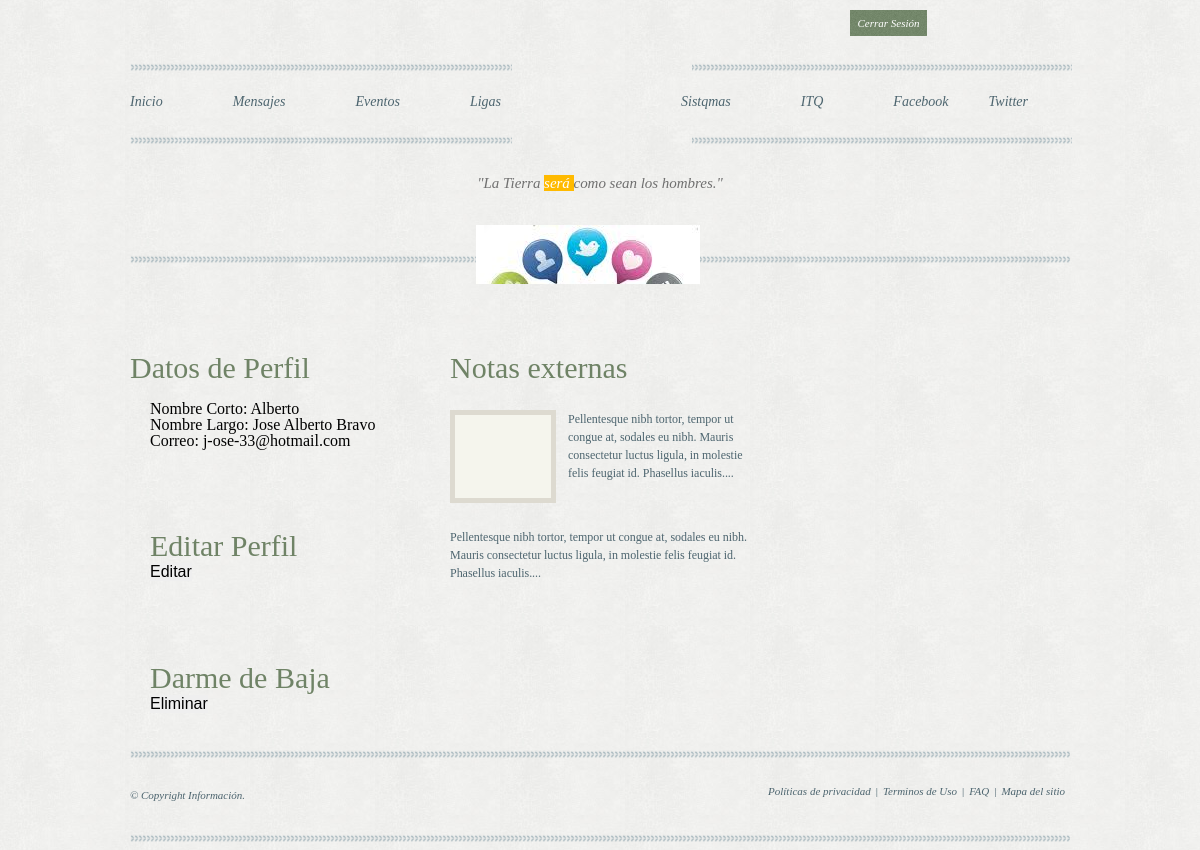
Page /php/perfil.php (signed in) on the committed database.
### tables this page shows
CREATE TABLE IF NOT EXISTS `usuarios` (
  `id_usuario` int(11) NOT NULL AUTO_INCREMENT,
  `nombre_corto` varchar(12) NOT NULL,
  `nombre_largo` varchar(50) NOT NULL,
  `contrasena` varchar(50) NOT NULL,
  `id_tipo_usuario` int(11) NOT NULL,
  `id_status` int(11) NOT NULL,
  `correo_e` varchar(50) NOT NULL,
  PRIMARY KEY (`id_usuario`)
);

### php/perfil.php (the view, shortened to what this page needs)
<?php
    require "funciones.php";
	$con=conectar();
?>
<!DOCTYPE html PUBLIC "-//W3C//DTD XHTML 1.0 Transitional//EN" "http://www.w3.org/TR/xhtml1/DTD/xhtml1-transitional.dtd">
<html xmlns="http://www.w3.org/1999/xhtml">
<head>
	<link href="../estilos/otro.css" rel="stylesheet" type="text/css" />
</head>
<body>
	<div class="centerAlign">
		<div class="smallWrap2">
			<form class='form1' method='post' action='salir.php'>
				<input name='btnS' type='submit' value='Cerrar Sesión' />
			</form>
		</div>
		<ul id="menu">
			<li><a href="../index.php">Inicio</a></li>
			<li><a href="vermensajes.php">Mensajes</a></li>
			<li><a href="#">Eventos</a></li>
			<li><a href="#">Ligas</a></li>
			<li class="ml"><a href="http://www.Sisteqmas.html">Sistqmas</a></li>
			<li><a href="http://www.itq.edu.mx">ITQ</a></li>
			<li><a href="http://www.facebook.com/mensajes.itq">Facebook</a></li>
			<li><a href="http://www.titter.com/mensajes.itq">Twitter</a></li>
		</ul>
		<p class="t1">"La Tierra <span>será </span> como sean los hombres."</p>
		<a href="#" class="dl"></a>
		<div class="smallWrap first">
			<h2>Datos de Perfil</h2>
			<?php
							$select = update_usuario($con,$_SESSION['id_usuario']);
							while($muestra = mysqli_fetch_array($select)){
								echo "<div class=smallWrap>
										<br>Nombre Corto: ".$muestra['nombre_corto']."
										<br>Nombre Largo: ".$muestra['nombre_largo']."
										<br>Correo: ".$muestra['correo_e']."
									</div>";
							}
				echo "<div class=smallWrap>
						<h2>Editar Perfil</h2>
						<form name='nuevo_registro' method='post' action='modificar_usuario.php?id_usuario=".$_SESSION['id_usuario']."&origen=perfil'>
							<input name='editar' type='submit' value='Editar'>
						</form></div>";
				echo "<div class=smallWrap>
						<h2>Darme de Baja</h2>
						<form name='nuevo_registro' method='post' action='eliminar_usuario.php?id_usuario=".$_SESSION['id_usuario']."&origen=perfil'>
							<input name='Eliminar' type='submit' value='Eliminar'>
						</form></div>";
			?>
		</div>
		<div class="smallWrap">
			<h2>Notas externas</h2>
			<p><img src="../images/blankPic.png" alt="" />Pellentesque nibh tortor, tempor ut congue at, sodales eu nibh. Mauris consectetur luctus ligula, in molestie felis feugiat id. Phasellus iaculis....</p>
			<p>Pellentesque nibh tortor, tempor ut congue at, sodales eu nibh. Mauris consectetur luctus ligula, in molestie felis feugiat id. Phasellus iaculis....</p>
		</div>
		<hr />
		<p class="copy">© Copyright Información.<br /></p>
		<ul class="foot">
			<li><a href="#">Políticas de privacidad</a> |</li>
			<li><a href="#">Terminos de Uso </a>|</li>
			<li><a href="#">FAQ</a>|</li>
			<li><a href="#">Mapa del sitio</a></li>
		</ul>
		<hr />
	</div>
</body>
</html>

### estilos/otro.css (style rules this page uses)
html, body, div, span, applet, object, iframe, h1, h2, h3, h4, h5, h6, p, four_equalsquote, pre, a, abbr, acronym, address, big, cite, code, del, dfn, em, font, img, ins, kbd, q, s, samp, small, strike, sub, sup, tt, var, b, u, i, center, dl, tr, th, td, dt, dd, ol, ul, li, fieldset, form, label, legend, table, caption, tbody, tfoot, thead, input, textarea { margin:0; padding:0; border:0; outline:0; font-size:100%; font-weight:normal; vertical-align:baseline; }
body { line-height:1 }
ol, ul { list-style:none }
a { text-decoration:none }
body { background:url(../images/bodyBg.png) }
.centerAlign { width:940px; margin:0 auto; position:relative }
#menu { width:942px; height:81px; float:left; margin-top:27px; background:url(../images/menuBg.png) no-repeat }
#menu li { width:auto; float:left; margin:30px 0 0 70px }
#menu li:first-child { margin-left:0 }
#menu li.ml { margin-left:180px }
#menu li a { font-family:Georgia, "Times New Roman", Times, serif; font-size:14px; color:#4d656f; line-height:18px; font-style:italic }
#menu li + li + li + li + li + li + li + li { margin-left:40px }
.t1 { width:100%; float:left; margin-top:30px; font-family:Georgia, "Times New Roman", Times, serif; font-size:15px; color:#707070; line-height:19px; font-style:italic; text-align:center }
.t1 span { color:#FFF; background:#ffba00 }
h2,h4,h3 { width:100%; float:left; margin-top:80px; font-family:Georgia, "Times New Roman", Times, serif; font-size:30px; color:#6f8366; line-height:34px }
p { width:100%; float:left; margin-top:25px; font-family:Georgia, "Times New Roman", Times, serif; font-size:12px; color:#4d656f; line-height:18px; letter-spacing:-0.03px }
p img { width:auto; float:left; margin:0 12px 0 0 }
hr { width:100%; height:8px; float:left; margin-top:37px; border:0; background:url(../images/horzLine.png) no-repeat }
a.dl { width:247px; height:59px; float:left; margin:32px 0 -66px 346px; position:relative; z-index:1; background:url(../images/redecsoc.jpg) no-repeat }
.smallWrap { width:300px; float:left; margin-left:20px }
.smallWrap2 { width:200px; float:right; margin-right:20px }
.smallWrap.first { margin-left:0 }
.form1 { width:220px; float:left }
.form1 input[type="submit"] { width:77px; height:26px; float:left; margin-top:10px; font-family:Georgia, "Times New Roman", Times, serif; font-size:11px; color:#FFF; font-style:italic; background:url(../images/btnBg.png) no-repeat }
p.copy { width:auto; font-style:italic; font-size:11px; margin:20px 0 -10px 0; }
ul.foot { width:auto; float:right; margin-top:20px; }
ul.foot li { width:auto; float:left; font-family:Georgia, "Times New Roman", Times, serif; font-size:11px; color:#4d656f }
ul.foot li a { width:auto; float:left; margin:0 5px; color:#4d656f; font-style:italic }

### rows in the picture
usuarios: nombre_corto "Alberto", nombre_largo "Jose Alberto Bravo", correo_e "j-ose-33@hotmail.com"
